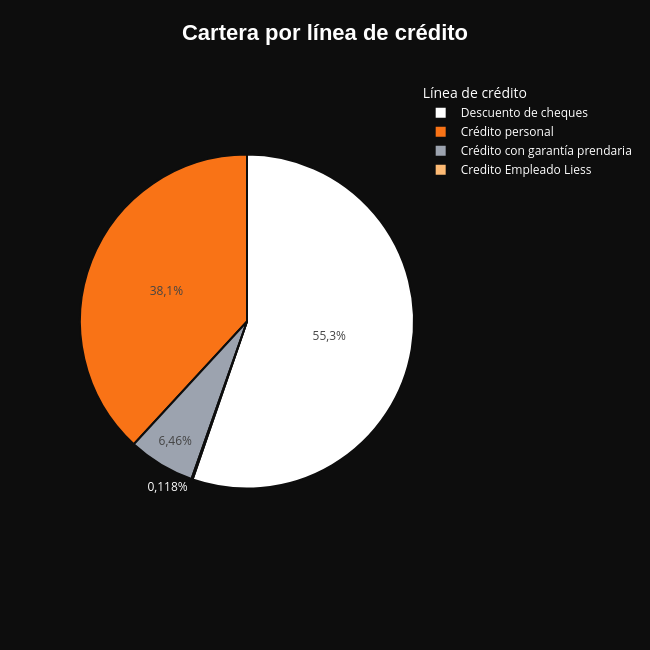

Notebook code cell kept with this figure:
### Markdown cell above
#### Variables categóricas

### Code cell
resumen_linea = credito_valido.groupby("Linea de crédito").agg(
    Monto=("Monto", "sum"),
    Cantidad=("Nombre", "count"),
).sort_values("Monto", ascending=False).reset_index()

fig = px.pie(resumen_linea, values="Monto", names="Linea de crédito",
             custom_data=["Cantidad"])

fig.update_layout(legend_title_text="Línea de crédito")
fig.update_layout(title="Cartera por línea de crédito")
fig.update_layout(title_x=0.5)
fig.update_layout(title_font_family="Arial", title_font_size=22, title_font_color=BLANCO, title_font_weight="bold")

fig.update_traces(
    hovertemplate=(
        "<b>Línea de crédito:</b> %{label}<br>" +
        "<b>Monto:</b> %{value:,.0f}<br>" +
        "<b>Cantidad de créditos:</b> %{customdata[0]}<br>" +
        "<b>% del total:</b> %{percent}<extra></extra>"
    )
)

fig.update_layout(width=650, height=650, plot_bgcolor=FONDO, paper_bgcolor=FONDO, font=dict(color=BLANCO), separators=",.")
fig.update_traces(marker=dict(colors=PALETA_CATEGORICA, line=dict(color=FONDO, width=2)))
fig.show()

### Figure 1 — Plotly figure (JSON) as saved in the notebook; plotly's stock layout.template omitted (floating-point values rounded to 4 significant figures)
{"data": [{"customdata": [[33], [102], [6], [3]], "domain": {"x": [0, 1], "y": [0, 1]}, "hovertemplate": "<b>Línea de crédito:</b> %{label}<br><b>Monto:</b> %{value:,.0f}<br><b>Cantidad de créditos:</b> %{customdata[0]}<br><b>% del total:</b> %{percent}<extra></extra>", "labels": ["Descuento de cheques", "Crédito personal", "Crédito con garantía prendaria", "Credito Empleado Liess"], "legendgroup": "", "marker": {"colors": ["#FFFFFF", "#F97316", "#9CA3AF", "#FDBA74", "#D1D5DB", "#C2410C", "#6B7280"], "line": {"color": "#0D0D0D", "width": 2}}, "name": "", "showlegend": true, "type": "pie", "values": [562500000.0, 388100000.0, 65700000.0, 1200000.0]}], "layout": {"font": {"color": "#FFFFFF"}, "height": 650, "legend": {"title": {"text": "Línea de crédito"}, "tracegroupgap": 0}, "margin": {"t": 60}, "paper_bgcolor": "#0D0D0D", "plot_bgcolor": "#0D0D0D", "separators": ",.", "title": {"font": {"color": "#FFFFFF", "family": "Arial", "size": 22, "weight": "bold"}, "text": "Cartera por línea de crédito", "x": 0.5}, "width": 650}}
